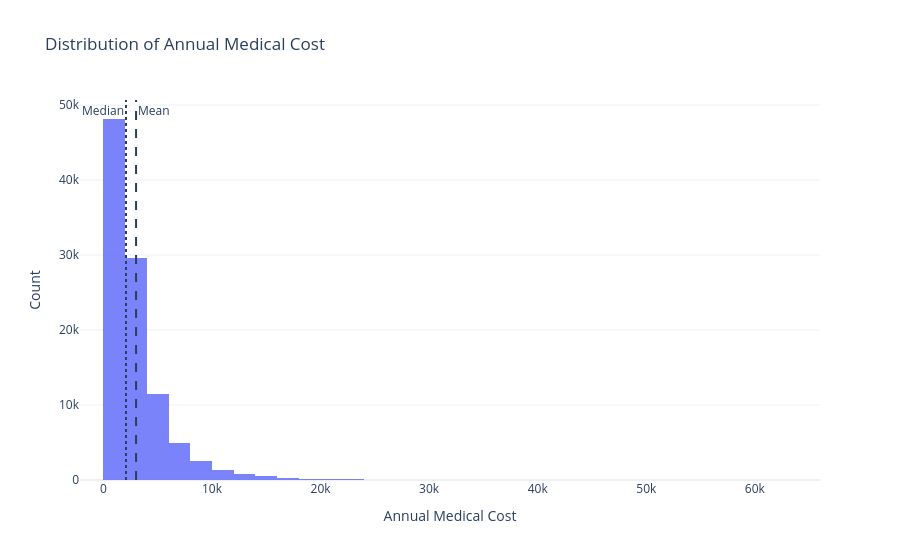

The notebook cell saved with this chart:
### Code cell
fig = px.histogram(
    df,
    x=target,
    nbins=60,
    title="Distribution of Annual Medical Cost",
    template="plotly_white",
    opacity=0.85
)

fig.add_vline(
    x=mean_cost,
    line_dash="dash",
    annotation_text="Mean",
    annotation_position="top right"
)

fig.add_vline(
    x=median_cost,
    line_dash="dot",
    annotation_text="Median",
    annotation_position="top left"
)

fig.update_layout(
    xaxis_title="Annual Medical Cost",
    yaxis_title="Count"
)

fig.show()

### Figure 1 — Plotly figure (JSON) as saved in the notebook; plotly's stock layout.template omitted (floating-point values rounded to 4 significant figures; data arrays with more than 128 entries replaced by an {"elided": "..."} marker saying what was removed)
{"data": [{"bingroup": "x", "hovertemplate": "annual_medical_cost=%{x}<br>count=%{y}<extra></extra>", "legendgroup": "", "marker": {"color": "#636efa", "opacity": 0.85, "pattern": {"shape": ""}}, "name": "", "nbinsx": 60, "orientation": "v", "showlegend": false, "x": {"elided": "100000 float values"}, "xaxis": "x", "yaxis": "y", "type": "histogram"}], "layout": {"xaxis": {"anchor": "y", "domain": [0.0, 1.0], "title": {"text": "Annual Medical Cost"}}, "yaxis": {"anchor": "x", "domain": [0.0, 1.0], "title": {"text": "Count"}}, "legend": {"tracegroupgap": 0}, "title": {"text": "Distribution of Annual Medical Cost"}, "barmode": "relative", "shapes": [{"line": {"dash": "dash"}, "type": "line", "x0": 3009.0, "x1": 3009.0, "xref": "x", "y0": 0, "y1": 1, "yref": "y domain"}, {"line": {"dash": "dot"}, "type": "line", "x0": 2083.0, "x1": 2083.0, "xref": "x", "y0": 0, "y1": 1, "yref": "y domain"}], "annotations": [{"showarrow": false, "text": "Mean", "x": 3009.0, "xanchor": "left", "xref": "x", "y": 1, "yanchor": "top", "yref": "y domain"}, {"showarrow": false, "text": "Median", "x": 2083.0, "xanchor": "right", "xref": "x", "y": 1, "yanchor": "top", "yref": "y domain"}]}}
